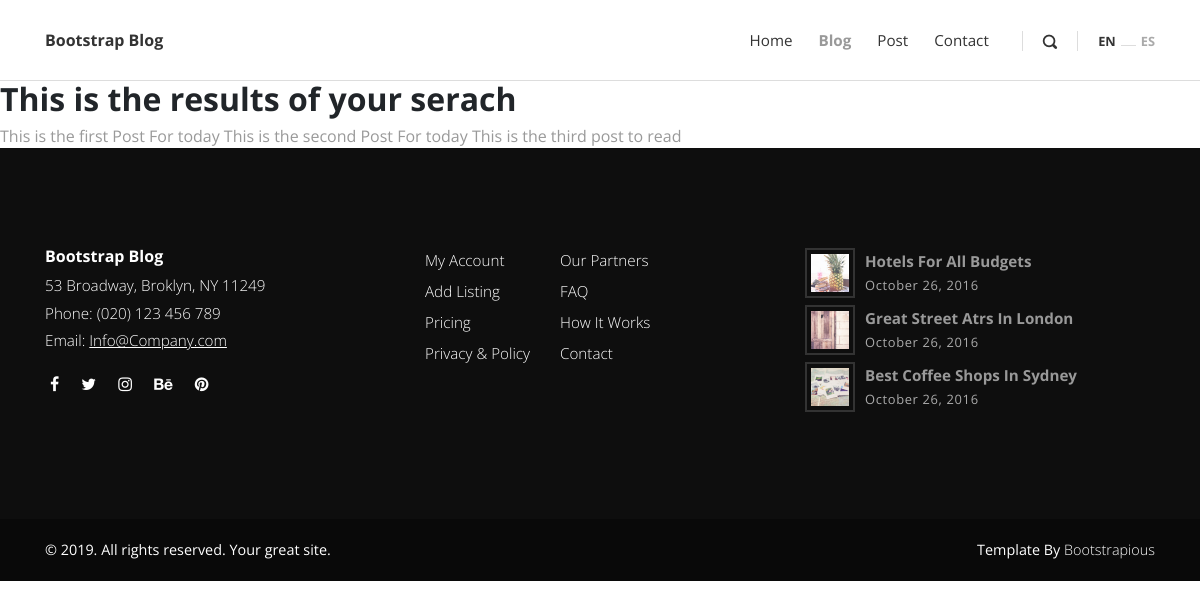
The app's page /search/ with its own data.
### posts/models.py (models this page shows, shortened)
class Post(models.Model):
    title = models.CharField(max_length=100)
    overview = models.TextField()
    timestamp = models.DateTimeField(auto_now_add=True)
    content = HTMLField()
    comment_count = models.IntegerField(default=0)
    view_count = models.IntegerField(default=0)
    author = models.ForeignKey(Author, on_delete=models.CASCADE)
    thumbnail = models.ImageField()
    categories = models.ManyToManyField(Category)
    featured = models.BooleanField(default=False)
    def get_absolute_url(self):
        return reverse('post-detail', kwargs={
            'id': self.id
        })

### posts/views.py (the view)
# urls.py: path('search/', search, name='search'),
def search(request):
    queryset = Post.objects.all()
    query = request.GET.get('q')
    if query:
        queryset = queryset.filter(
            Q(title__icontains=query) |
            Q(overview__icontains=query)
        ).distinct()
    context = {
        'queryset': queryset
    }
    return render(request, 'search_results.html', context)

### templates/search_results.html
{% extends 'base.html' %}
{% load static %}
{% block content %}
<h2>This is the results of your serach</h2>
{% for post in queryset %}
<a href="{{ post.get_absolute_url }}">{{ post.title }}</a>
{% endfor %}
{% endblock %}

### static/style.now.css (style rules this page uses)
body { overflow-x: hidden; }
a, i, span { display: inline-block; text-decoration: none; -webkit-transition: all 0.3s; transition: all 0.3s; }
h1, h2, h3, h4, h5, h6 { margin-bottom: 15px; }
body { font-family: "Open Sans", sans-serif; font-size: 1rem; font-weight: normal; line-height: 1.5; color: #212529; background-color: #fff; }
a { color: #999; text-decoration: none; }
h1, h2, h3, h4, h5, h6, .h1, .h2, .h3, .h4, .h5, .h6 { margin-bottom: 0.5rem; font-family: inherit; font-weight: 700; line-height: 1.1; color: inherit; }
h2, .h2 { font-size: 2rem; }

### records on screen
Post: title "This is the first Post For today"
Post: title "This is the second Post For today"
Post: title "This is the third post to read"
